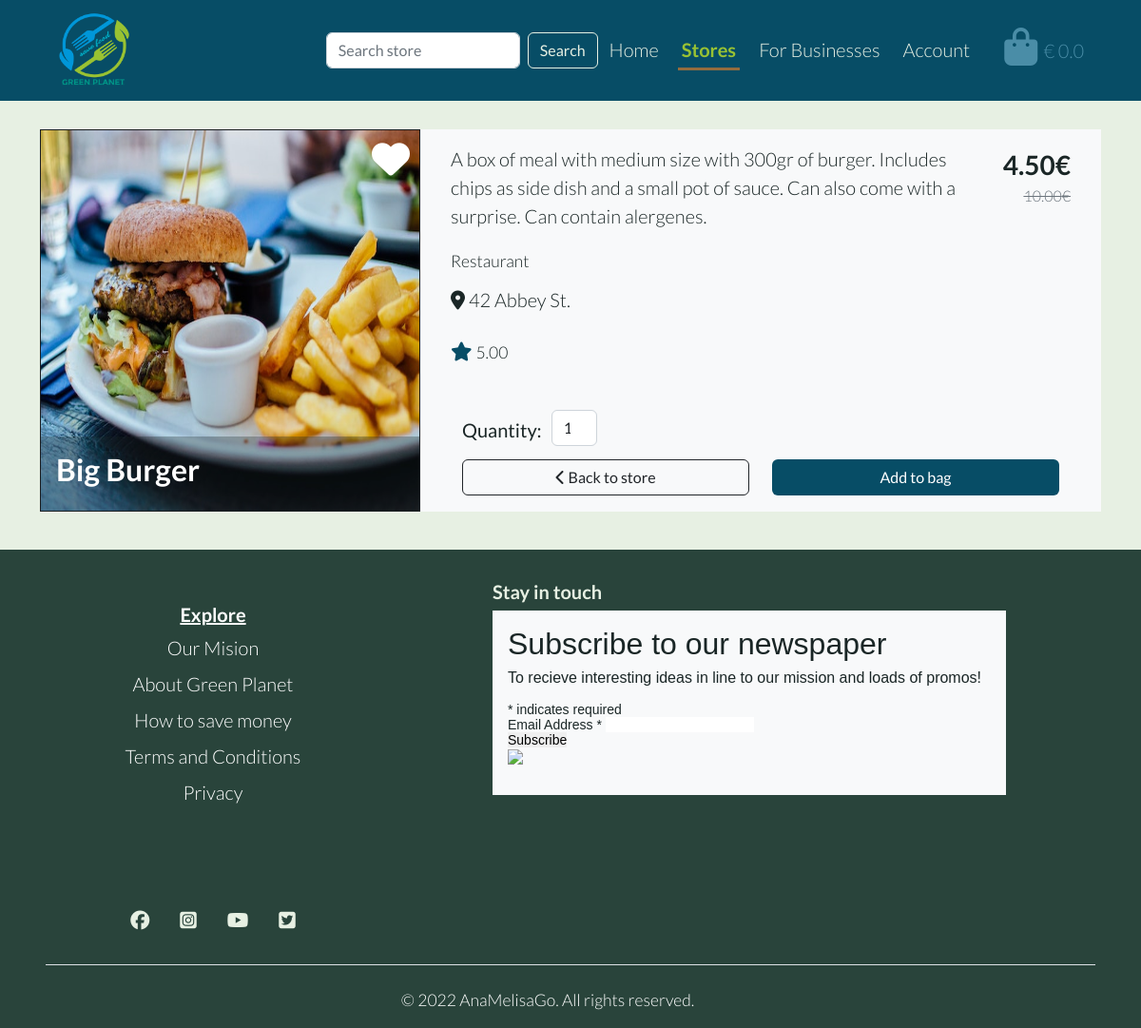
/stores/detail_store/1/, run on the app's committed database.
### store/models.py (models this page shows, shortened)
class Store(models.Model):
    business_type = models.ForeignKey(
        'BusinessType', null=True, blank=True, on_delete=models.SET_NULL
    )
    store_name = models.CharField(max_length=255)
    details = models.TextField()
    address = models.CharField(max_length=255)
    original_price = models.DecimalField(max_digits=4, decimal_places=2)
    price = models.DecimalField(max_digits=4, decimal_places=2)
    rating = models.DecimalField(
        max_digits=4, decimal_places=2, null=True, blank=True
    )
    favourites = models.ManyToManyField(
        User, related_name='favourite', default=None, blank=True
    )
    image = models.ImageField(null=True, blank=True)
    def __str__(self):
        return self.store_name

class BusinessType(models.Model):
    name = models.CharField(max_length=255)
    friendly_name = models.CharField(max_length=255, null=True, blank=True)

### store/views.py (the view)
def store_detail(request, store_id):
    store = get_object_or_404(Store, pk=store_id)
    context = {
        'stores': 'active',
        'store': store,
    }
    return render(request, 'stores/store_detail.html', context)

### bag/contexts.py (called while the page is built, shortened)
def bag_contents(request):
    bag_items = []
    grand_total = 0
    bag = request.session.get('bag', {})
    context = {
        'bag_items': bag_items,
        'grand_total': grand_total,
    }
    return context

### store/templates/stores/store_detail.html (shortened to what this page needs)
{% extends "base.html" %}
{% load static %}
{% block content %}
<div class="container py-3 my-4 d-lg-flex justify-content-center">
    <div class="card text-bg-dark rounded-0 img-container">
        <a class="hvr-icon-grow" href="#">
            <i class="fas fa-heart add-favourite fs-1 text-white hvr-icon"></i>
        </a>
        {% if store.image %}
        <a href="{{ store.image.url }}" target="_blank">
            <img src="{{ store.image.url }}" class="image-detail" alt="{{ store.store_name }}">
        </a>
        {% else %}
        <a href="{{ MEDIA_URL }}no-image.jpg" target="_blank">
            <img src="{{ MEDIA_URL }}no-image.jpg" class="image-detail" alt="{{ store.store_name }}">
        </a>
        {% endif %}
        <div class="card-image-overlay">
            <h2 class="card-title fw-bold">{{ store.store_name }}</h2>
        </div>
    </div>
    <div class="bg-light px-lg-3">
        <div class="row p-3">
            <div class="col-md-10 col-12 mb-1">
                <div class="row">
                    <div class="col-12">
                        <p>{{ store.details }}</p>
                    </div>
                    <div class="col-12">
                        <small>{{ store.business_type.friendly_name }}</small>
                    </div>
                </div>
            </div>
            <div class="col-md-2 col-12">
                <div class="row">
                    <div class="col-12">
                        <p class="fw-bold text-md-end mb-0 fs-3">{{ store.price }}€</p>
                    </div>
                    <div class="col-12">
                        <p class="text-decoration-line-through text-md-end text-muted fs-6">{{ store.original_price }}€</p>
                    </div>
                </div>
            </div>
            <div class="row">
                <div class="col-12 my-2">
                    <p><i class="fas fa-map-marker-alt"></i> {{ store.address }}</p>
                </div>
                <div class="col-12">
                    <p><i class="fas fa-star text-dark-ocean"></i> <small>{{ store.rating }}</small></p>
                </div>
            </div>
        </div>
        <form action="{% url 'add_item' store.id %}" method="POST">
            <div class="row pb-3 mx-3 mt-lg-1">
                <div class="col-12 d-flex">
                    <p class="mt-3"><strong>Quantity:</strong></p>
                    <div class="form-group w-50">
                        <div class="input-group">
                            <input class="form-control quantity-input" type="number" name="quantity" value="1"
                                data-item_id="{{ store.id }}" id="id_qty_{{ store.id }}">
                        </div>
                    </div>
                </div>
                <div class="d-grid col-6 mx-auto">
                    <a href="{% url 'all_stores' %}" class="btn btn-outline-dark">
                        <span><i class="fas fa-chevron-left"></i></span>
                        <span>Back to store</span>
                    </a>
                </div>
                <div class="d-grid col-6 mx-auto">
                    <input type="submit" class="btn btn-dark-ocean" value="Add to bag">
                </div>
            </div>
        </form>
    </div>
</div>
{% endblock %}

### static/css/base.css (style rules this page uses)
:root { --planet-trans-cloud: rgba(194, 219, 232, 0.75); --planet-trans-black: rgba(26, 38, 38, 0.3); --planet-black-night: #1a2626; --planet-dark-tree: #29443b; --planet-dark-ocean: #074d66; --planet-sky-blue: #4a8da7; --planet-white-leaf: #e7f0e3; --planet-brown-leaf: #946C3E; --planet-yellow-leaf: #99C233; }
* { padding: 0; margin: 0; border: none; }
html { height: 100%; }
body { min-height: 100vh; display: flex; flex-direction: column; background-color: var(--planet-white-leaf); font-weight: 300; color: var(--planet-black-night); font-size: 20px; font-family: 'Lato', sans-serif; }
a { color: var(--planet-black-night); text-decoration: none; }
.text-dark-ocean { color: var(--planet-dark-ocean); }
.add-favourite { position: absolute; top: 10px; right: 10px; color: aquamarine; }
.card.img-container { min-width: 25rem; }
img.image-detail { min-height: 25rem; width: 100%; }
.card-image-overlay { position: absolute; left: 0; bottom: 0; padding: var(--bs-card-img-overlay-padding); width: 100%; background-color: var(--planet-trans-black); }
.btn-dark-ocean { background-color: var(--planet-dark-ocean); color: #fff; }
.quantity-input { margin: 10px; max-width: 3rem; }

### data on the page
Store: image (picture), store_name "Big Burger", details "A box of meal with medium size with 300gr of burger. Includes chips as side dish and a small pot of sauce. Can also come with a surprise. Can contain alergenes.", business_type.friendly_name "Restaurant", price "4.50", original_price "10.00", address "42 Abbey St.", rating "5.00", quantity "1"
